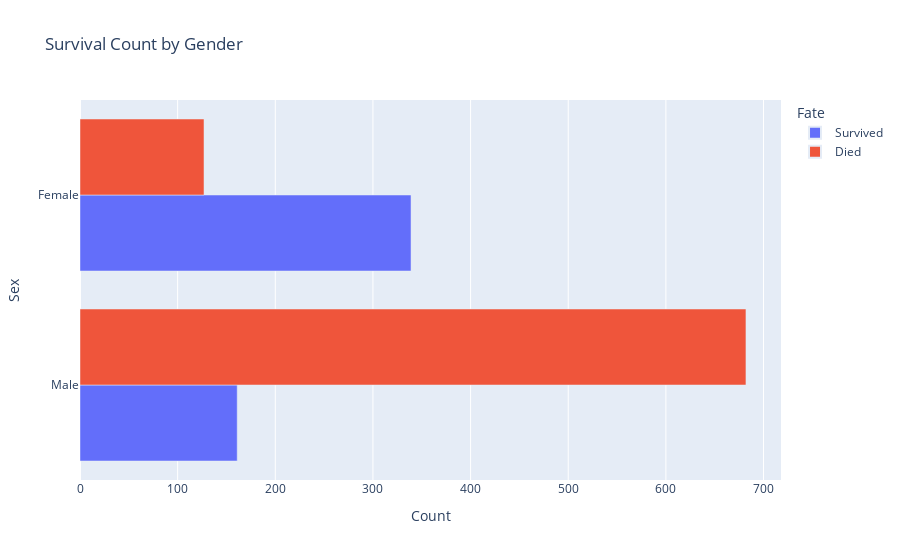

Notebook code for this chart:
### Markdown cell above
## Plotly equivalent of graph above

### Code cell
# Create a DataFrame for Plotly Express
data_plotly = pd.DataFrame({
    'sex': ['Male', 'Male', 'Female', 'Female'],
    'survived': ['Survived', 'Died', 'Survived', 'Died'],
    'count': [male_surv_count, male_dead_count, female_surv_count, female_dead_count]
})

# Create a horizontal bar plot using Plotly Express
fig = px.bar(data_plotly, x='count', y='sex', color='survived', barmode='group',
             labels={'count': 'Count', 'sex': 'Sex', 'survived': 'Fate'},
             title='Survival Count by Gender')

# Customize the layout and legend
fig.update_layout(
    legend_title='Fate',
    legend=dict(itemsizing='constant')
)

# Show the plot
fig.show()

# Let's print the the above information out in words
print(f"Number of males who survived are: {male_surv_count}")
print(f"Number of males who died are: {male_dead_count}")

print(f"Number of females who survived are: {female_surv_count}")
print(f"Number of females who died are: {female_dead_count}")

### Figure 1 — Plotly figure (JSON) as saved in the notebook; plotly's stock layout.template omitted (floating-point values rounded to 4 significant figures)
{"data": [{"alignmentgroup": "True", "hovertemplate": "Fate=Survived<br>Count=%{x}<br>Sex=%{y}<extra></extra>", "legendgroup": "Survived", "marker": {"color": "#636efa", "pattern": {"shape": ""}}, "name": "Survived", "offsetgroup": "Survived", "orientation": "h", "showlegend": true, "textposition": "auto", "type": "bar", "x": [161, 339], "xaxis": "x", "y": ["Male", "Female"], "yaxis": "y"}, {"alignmentgroup": "True", "hovertemplate": "Fate=Died<br>Count=%{x}<br>Sex=%{y}<extra></extra>", "legendgroup": "Died", "marker": {"color": "#EF553B", "pattern": {"shape": ""}}, "name": "Died", "offsetgroup": "Died", "orientation": "h", "showlegend": true, "textposition": "auto", "type": "bar", "x": [682, 127], "xaxis": "x", "y": ["Male", "Female"], "yaxis": "y"}], "layout": {"barmode": "group", "legend": {"itemsizing": "constant", "title": {"text": "Fate"}, "tracegroupgap": 0}, "title": {"text": "Survival Count by Gender"}, "xaxis": {"anchor": "y", "domain": [0, 1], "title": {"text": "Count"}}, "yaxis": {"anchor": "x", "domain": [0, 1], "title": {"text": "Sex"}}}}
